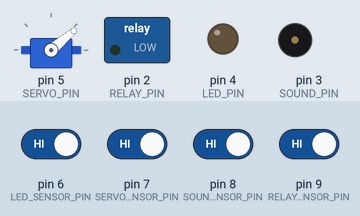
The sketch below on a simulated Arduino Uno, built with avr-gcc and run on an emulated ATmega328P. On the bench: servo, switched loads named in the sketch (green lamp = pin HIGH), output pins drawn as LEDs (lit = HIGH), buzzer (waves = sounding). Dashed ring = blinking. Inputs (shaded band) come from the test bench; at power-on: pin 6 (LED_SENSOR_PIN), pin 7 (SERVO_SENSOR_PIN), pin 8 (SOUND_SENSOR_PIN), pin 9 (RELAY_SENSOR_PIN) HIGH. Random numbers use the default seed unless the sketch sets one.

Above: at 8.2 s.
8.3 s: pin 6 (LED_SENSOR_PIN) driven LOW
At 8.6 s:
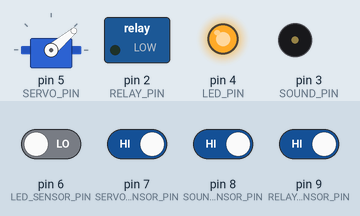
At 9.2 s:
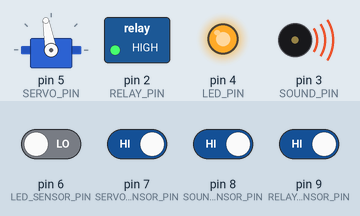
14.3 s: pin 6 (LED_SENSOR_PIN) driven HIGH
16.8 s: pin 7 (SERVO_SENSOR_PIN) driven LOW
At 17.2 s:
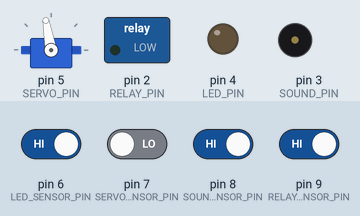
Timing chart, 0 to 25.8 s (numbered marks = the images above; inputs shaded):
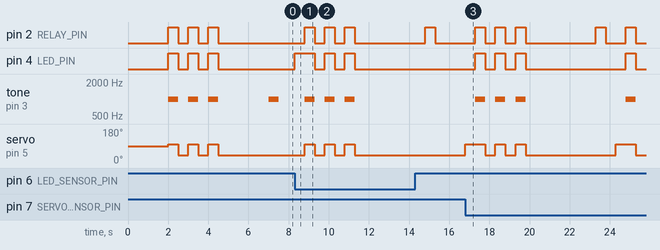

The sketch:

Simon_game.ino
```cpp
#include <Servo.h>

#define READ 1
#define DO 2
#define MAX_ROUND 50
#define NUMBER_OF_ACTIONS 4

#define LED_PIN 4
#define RELAY_PIN 2
#define SERVO_PIN 5
#define SOUND_PIN 3

#define LED_SENSOR_PIN 6
#define RELAY_SENSOR_PIN 9
#define SERVO_SENSOR_PIN 7
#define SOUND_SENSOR_PIN 8

Servo servoAction;

int lap = 0;
bool youLose = false;

bool led()
{
  digitalWrite(LED_PIN, HIGH);
  delay(500);
  digitalWrite(LED_PIN, LOW);
}

bool relay()
{
  digitalWrite(RELAY_PIN, HIGH);
  delay(500);
  digitalWrite(RELAY_PIN, LOW);
}

bool servo()
{
  servoAction.write(100);
  delay(500);
  servoAction.write(40);
}

bool sound()
{
  tone(SOUND_PIN, 1000, 500);
  delay(500);
}

void gameIsOver()
{
  for (int i = 0; i < 3; ++i)
  {
    servoAction.write(100);
    digitalWrite(RELAY_PIN, HIGH);
    digitalWrite(LED_PIN, HIGH);
    tone(SOUND_PIN, 1000, 500);
    delay(500);
    servoAction.write(40);
    digitalWrite(RELAY_PIN, LOW);
    digitalWrite(LED_PIN, LOW);
    delay(500);
  }
  delay(2000);
}

typedef bool (*PointerFunction)();

struct Action
{
  PointerFunction act;
  int sensorPin;
};

Action doActionsArray[NUMBER_OF_ACTIONS] =
{
  {led, LED_SENSOR_PIN},
  {relay, RELAY_SENSOR_PIN},
  {servo, SERVO_SENSOR_PIN},
  {sound, SOUND_SENSOR_PIN}
};

PointerFunction lapActions[MAX_ROUND];

void setup ()
{
  pinMode(SOUND_PIN, OUTPUT);
  digitalWrite(SOUND_PIN, LOW);
  pinMode(LED_PIN, OUTPUT);
  digitalWrite(LED_PIN, LOW);
  pinMode(RELAY_PIN, OUTPUT);
  digitalWrite(RELAY_PIN, LOW);
  servoAction.attach(SERVO_PIN);

  pinMode(SOUND_SENSOR_PIN, INPUT_PULLUP);
  pinMode(LED_SENSOR_PIN, INPUT_PULLUP);
  pinMode(RELAY_SENSOR_PIN, INPUT_PULLUP);
  pinMode(SERVO_SENSOR_PIN, INPUT_PULLUP);

  delay(2000);

  gameIsOver();
}

void loop () {

  lapActions[lap] = doActionsArray[rand() % 4].act;
  (lap == MAX_ROUND) ? lap = 0 : ++lap;

  //show sequence to repeat
  for (int i = 0; i < lap; ++i)
  {
    lapActions[i]();
    delay(500);
  }

  //handle user actions

  //for each step
  for (int i = 0; i < lap; ++i)
  {
    bool nextStep = false;

    //wait until any activity
    while (!youLose && !nextStep)
    {
      //check every button
      for (int j = 0; j < NUMBER_OF_ACTIONS; ++j)
      {
        //if button is pressed
        if (digitalRead(doActionsArray[j].sensorPin) == 0)
        {
          //do action for this button
          doActionsArray[j].act();
          //go to next step if is it correct button. otherwise, game is over
          (doActionsArray[j].act == lapActions[i]) ? nextStep = true : youLose = true;
          //anyway break this step
          break;
        }
      }
    }
    //if user loses - don't check next steps
    if (youLose) break;
  }

  //I'm sorry );
  if (youLose)
  {
    gameIsOver();
    lap = 0;
    youLose = false;
  }
  delay(1000);
}
```

Measured:
- after the input at 8.3 s, pin 2 (RELAY_PIN): alternates HIGH for 0.50 s and LOW for 0.50 s, 6 changes in all, then stays LOW, starting after 0.50 s; pin 4 (LED_PIN): LOW → HIGH at once, then repeats every 1.0 s: LOW 0.50 s, HIGH 0.50 s, until it stays LOW from 11.3 s
- after the input at 16.8 s, pin 2 (RELAY_PIN): LOW → HIGH after 0.50 s, → LOW 0.50 s later, → HIGH 0.50 s later, → LOW 0.50 s later, … (10 changes in this stretch); pin 4 (LED_PIN): LOW → HIGH after 0.50 s, → LOW 0.50 s later, → HIGH 0.50 s later, → LOW 0.50 s later, … (8 changes in this stretch)
- by itself, tone on pin 3 (SOUND_PIN): plays 1000 Hz for 0.50 s, 1000 Hz for 0.50 s, 1000 Hz for 0.50 s, 1000 Hz for 0.50 s
